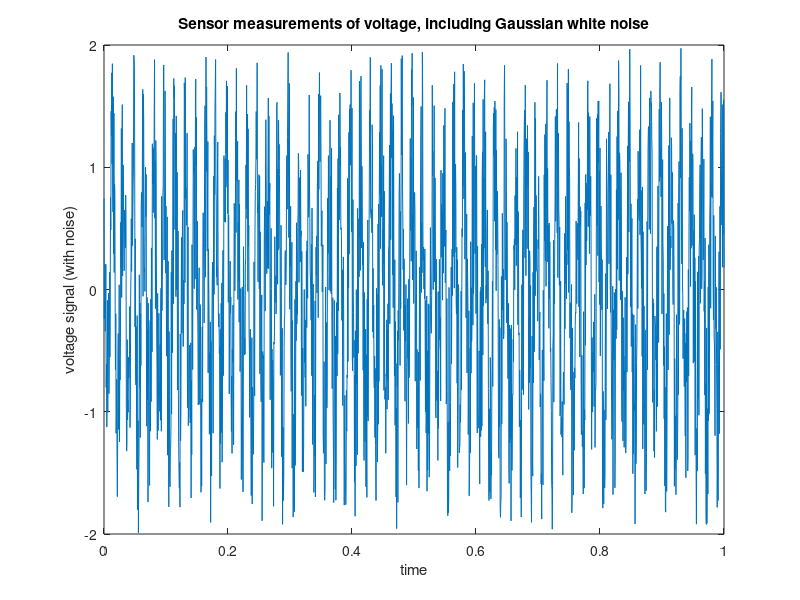
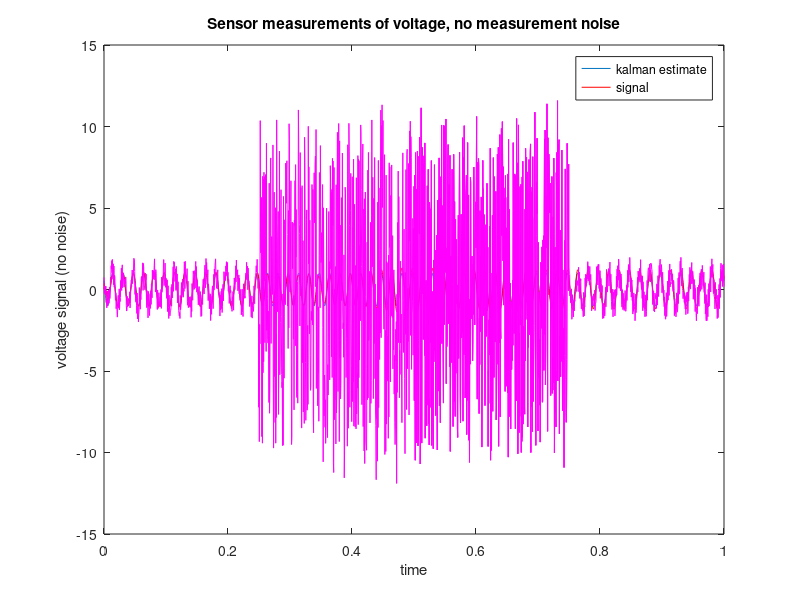

Write MATLAB code to recreate these figures, in order.
%% Parameters to set

% sampling frequency
samplingFreq = 2; %kilohertz -> sample 1,000 times per second

% stop time (decide when to end the simulation)
stopTime = 1; %seconds

% wave frequency
freq = 60; %hertz

% wave amplitude
amplitude = 1; %volts

% phase
phase = 1; % TODO they didn't provide this in the experimental setup...just assume it is 1? 0?

% random noise attack?
randNoiseAttack = true;
% other types of attacks here

%% Calculate timesteps

% convert freq to use seconds
samplingFreq = samplingFreq*1000;

% timestep size
dt = 1/samplingFreq;

% generate all timesteps for the sim aka when each sampling event will
% occur
t = 0:dt:stopTime;

%% Generate measurements

% generate a randomized measurement for each timestep
y = zeros(1,size(t,2));
yNoNoise = zeros(1,size(t,2));
for idx = 1:size(t,2)
    timeNow = t(idx);
    C = [cos(2*pi*freq*timeNow) -sin(2*pi*freq*timeNow)];
    x1 = amplitude*cos(phase); 
    x2 = amplitude*sin(phase);
    x = [x1 ; x2];
    lower = -1;
    upper = 1;
    randomNum = lower+(upper-lower)*rand(1,1);
    v = randomNum; % TODO this should be Gaussian, but just make it a random num for now
%     v = 0;
    y(idx) = C*x + v;
    yNoNoise(idx) = C*x;
end
figure()
plot(t,y)
xlabel('time')
ylabel('voltage signal (with noise)')
title('Sensor measurements of voltage, including Gaussian white noise')

figure()
plot(t,yNoNoise)
xlabel('time')
ylabel('voltage signal (no noise)')
title('Sensor measurements of voltage, no measurement noise')


%% Initialize state

% these nums are given in the paper
x1 = 0;
x2 = 0;
x = [x1 ; x2];
P = eye(2);

%% Time loop

% TODO what is this called
A = eye(2); % defined in paper to always be this value

% process noise covariance matrix
Q = zeros(2,2); % TODO set values for this

% measurement noise covariance matrix
R = 1; % TODO set values for this

% create the attack
if randNoiseAttack
    lower = -10;
    upper = 10;
    randomNums = lower+(upper-lower)*rand(size(t,2),1);
    beginAttack = 500;
    endAttack = 1501;
    randomNums(1:beginAttack-1) = 0;
%     randomNums(1001:1500) = keep
    randomNums(endAttack:end) = 0;
else
    randomNums = zeros(size(t,2),1);
end

% Kalman loop
x_ = [];
for idx = 1:size(t,2)
    timeNow = t(idx);
    % time update
    x = A*x
    x_ = [x_;x];
    P = A*P*A' + Q
    
    % measurement update
    C = [cos(2*pi*freq*timeNow) -sin(2*pi*freq*timeNow)];
    K = P * C' * inv(C*P*C' + R);
    
    x = x + K*(y(idx)+randomNums(idx) - C*x);
    P = P - K*C*P;  
end


%% Analysis
x1_kalman = x_(1:2:end);
x2_kalman = x_(2:2:end);
voltage_kalman = zeros(1,size(t,2));

for idx = 1:size(t,2)
    timeNow = t(idx);
    voltage = x1_kalman(idx)*cos(2*pi*freq*timeNow) - x2_kalman(idx)*sin(2*pi*freq*timeNow);
    voltage_kalman(idx) = voltage;
end

gcf
hold on
plot(t,voltage_kalman,'r')

hold on
lowertime = 1001;
uppertime = 1500;
plot(t(lowertime:uppertime),y(lowertime:uppertime)'+randomNums(lowertime:uppertime), 'm')
plot(t,y+randomNums','m')
legend('kalman estimate', 'signal')
